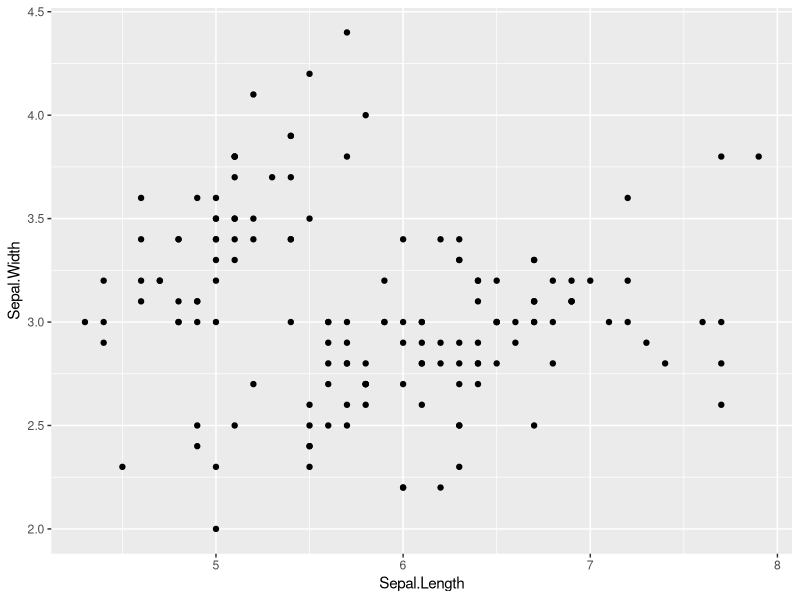
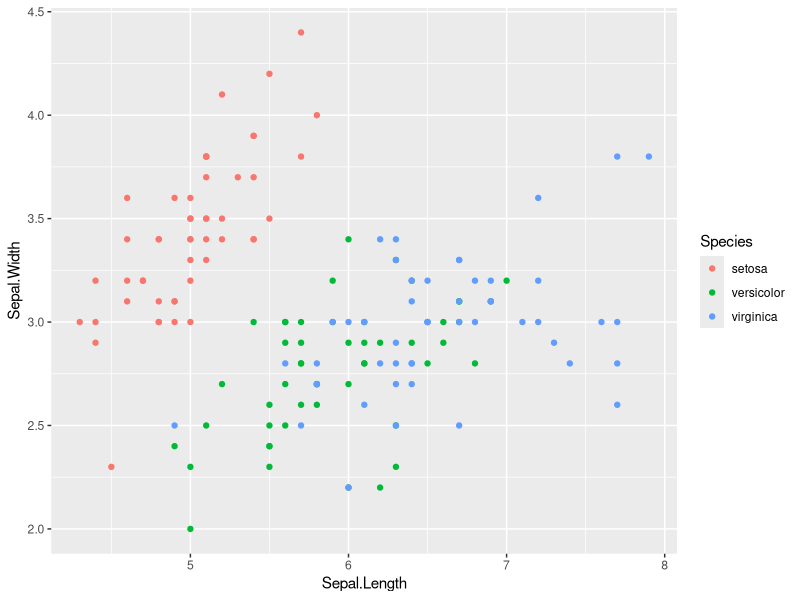
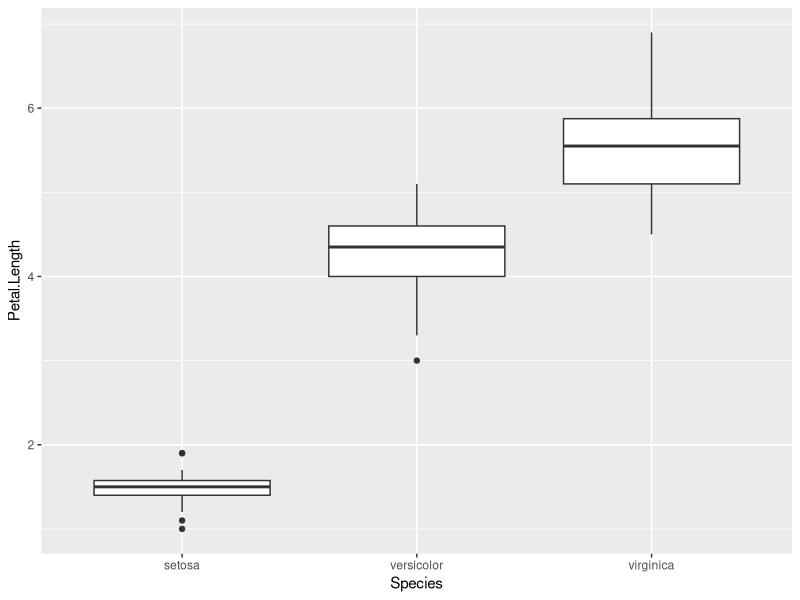
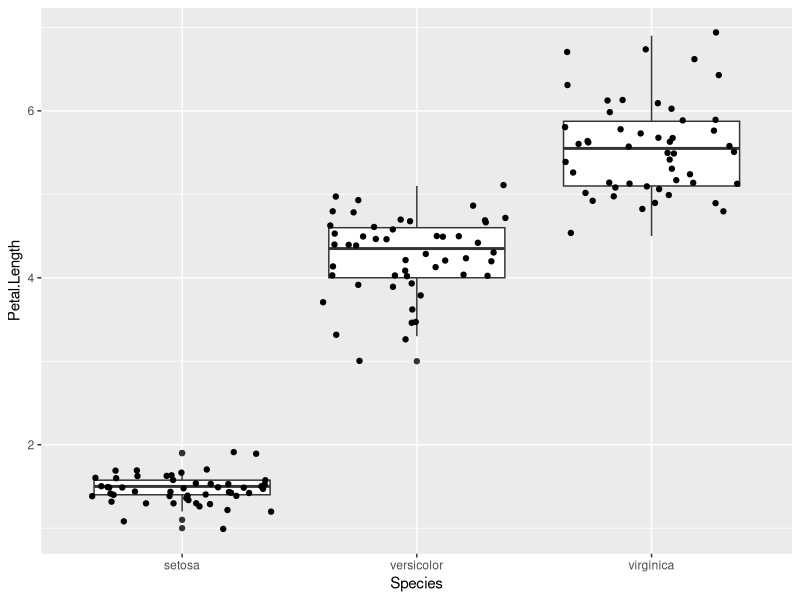
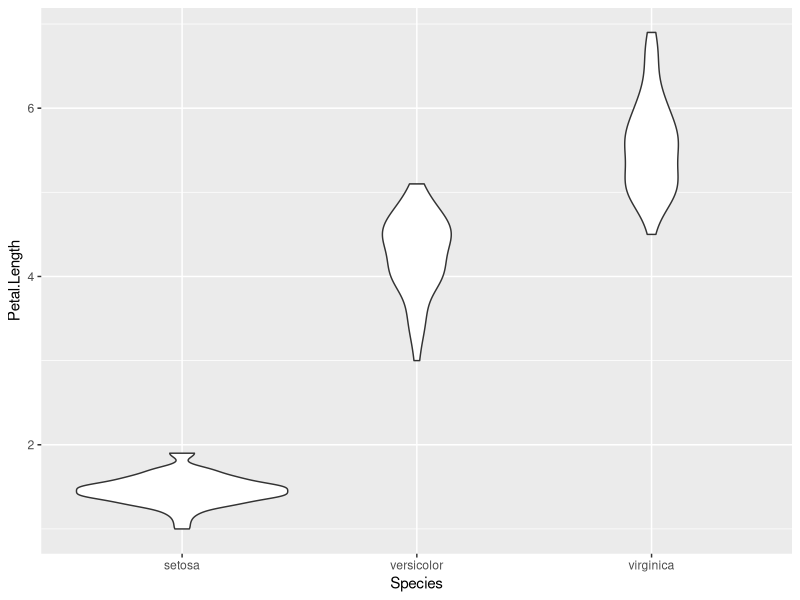
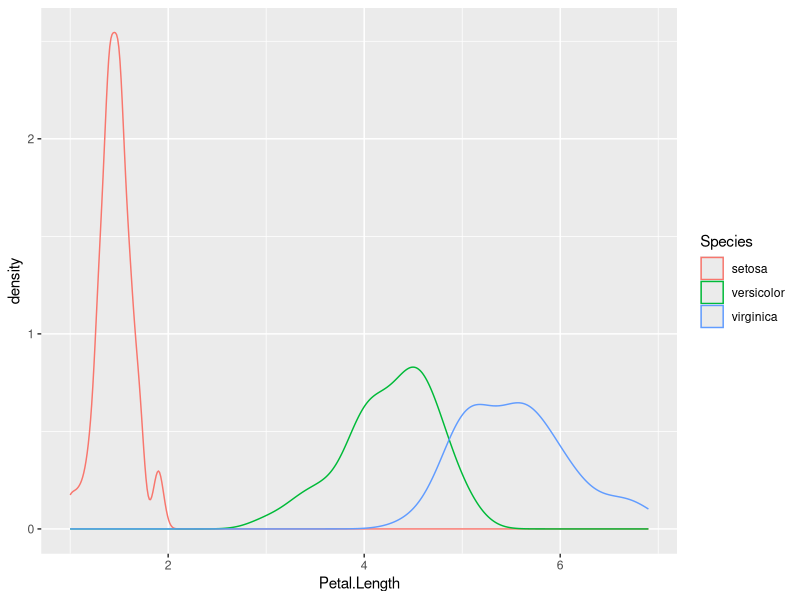
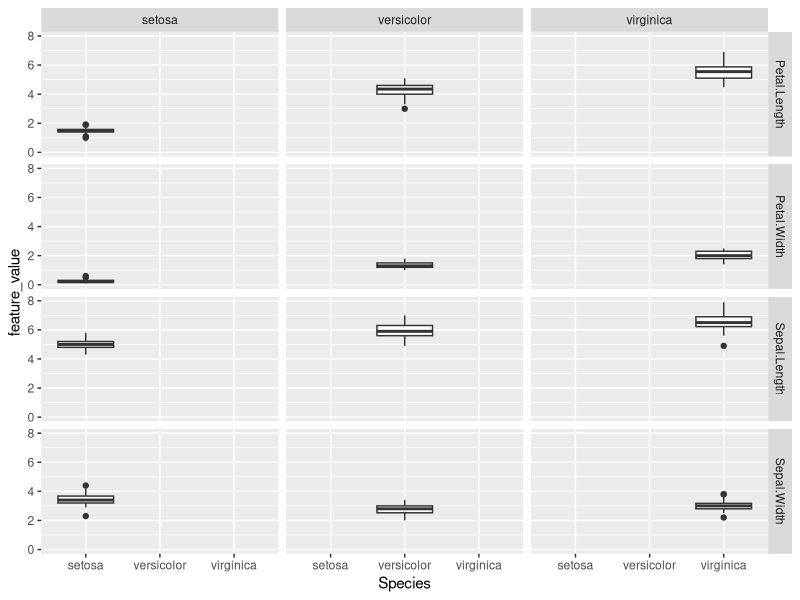
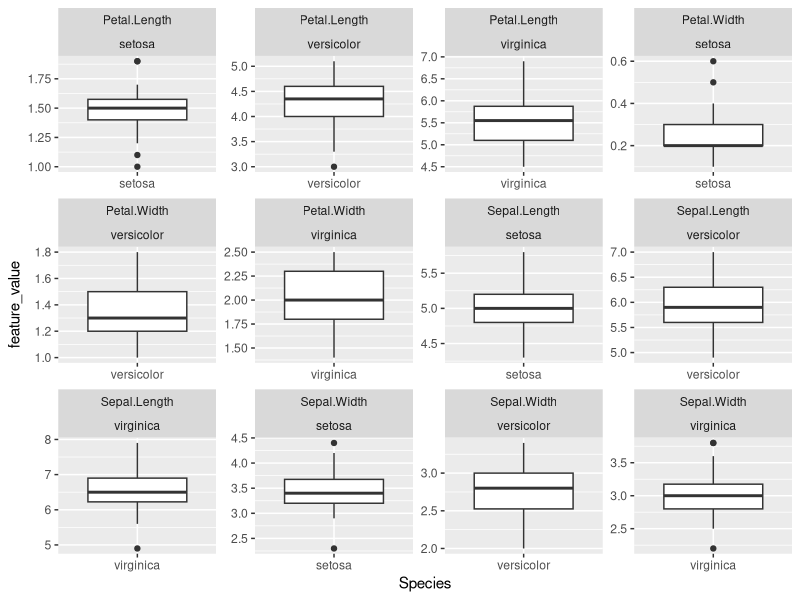

Write the R code that produced these figures, in order.
## ---- chunk 1
knitr::opts_chunk$set(echo = TRUE, warning=FALSE, message=FALSE, cache=TRUE)
## ---- chunk 2
str(iris)
summary(iris)
## ---- chunk 3
library(ggplot2)

# Make scatter plot of Sepal.Length and Sepal.Width
p.scatter <- ggplot(iris) + geom_point(aes(x=Sepal.Length, y=Sepal.Width))
p.scatter

# One piece of information missing in the plots above is what species each plant is
p.scatter <- ggplot(iris) + geom_point(aes(x=Sepal.Length, y=Sepal.Width, color=Species))
p.scatter

# Boxplot to explore numeric variable
p.box <- ggplot(iris) + geom_boxplot(aes(x=Species, y=Petal.Length))
p.box

# One way we can extend this plot is adding a layer of individual points on top of it
p.box.jitter <- p.box + geom_jitter(aes(x=Species, y=Petal.Length))
p.box.jitter

# A violin plot combines the benefits of the previous two plots and simplifies them
# Denser regions of the data are fatter, and sparser thiner in a violin plot
p.violin <- ggplot(iris) + geom_violin(aes(x=Species, y=Petal.Length))
p.violin

# A final plot useful for looking at univariate relations is the kdeplot,
p.density <- ggplot(iris) + geom_density(aes(x=Petal.Length, colour=Species)) 
p.density
## ---- chunk 4
library(tidyr)
library(dplyr)
# 将数据变为tidy的
tidy_iris <- iris %>% 
  gather(feature_name, feature_value, one_of(c("Sepal.Length", "Sepal.Width", "Petal.Length", "Petal.Width")))

p.box.facet <- ggplot(tidy_iris) + geom_boxplot(aes(x=Species, y=feature_value)) + facet_grid(feature_name~Species)
p.box.facet
## ---- chunk 5
p.box.facet <- ggplot(tidy_iris) + geom_boxplot(aes(x=Species, y=feature_value)) + facet_wrap(~feature_name+Species, scales="free")
p.box.facet
## ---- chunk 6
library(grid)
# Show bivariate scatter plot and univariate histogram
p.hist.len <- ggplot(iris) + geom_histogram(aes(x=Sepal.Length))
p.hist.wid <- ggplot(iris) + geom_histogram(aes(x=Sepal.Width)) + coord_flip()
grid.newpage()
pushViewport(viewport(layout = grid.layout(3, 3)))
print(p.scatter, vp=viewport(layout.pos.row=2:3, layout.pos.col=1:2))
print(p.hist.len, vp=viewport(layout.pos.row=1, layout.pos.col=1:2))
print(p.hist.wid, vp=viewport(layout.pos.row=2:3, layout.pos.col=3))
## ---- chunk 7
library(GGally)
# Another useful seaborn plot is the pairplot, which shows the bivariate relation
# between each pair of features
# 
# From the pairplot, we'll see that the Iris-setosa species is separataed from the other
# two across all feature combinations

ggpairs(iris, aes(colour=Species), alpha=0.4) # R could be better!!
## ---- chunk 8
# Parallel coordinate graph & Andrews Curve
# 修改自：http://cos.name/2009/03/parallel-coordinates-and-andrews-curve/
# 轮廓图的思想非常简单、直观，它是在横坐标上取n个点，依次表示各个指标(即变量)；横坐标上则对应各个指标的值(或者经过标准化变换后的值)，然后将每一组数据对应的点依次连接即可
# 调和曲线图的思想和傅立叶变换十分相似：
# 根据三角变换方法将 n 维空间的点映射到二维平面上的曲线上，其中x取值范围为[-pi,pi]。

# Another multivariate visualization technique pandas has is parallel_coordinates
# Parallel coordinates plots each feature on a separate column & then draws lines
# connecting the features for each data sample

p.paral <- ggplot(cbind(iris %>% gather(feature_name, feature_value, one_of(c("Sepal.Length", "Sepal.Width", "Petal.Length", "Petal.Width"))), id=1:nrow(iris))) + geom_line(aes(x=feature_name, y=feature_value, group=id, colour=Species))
p.paral
## ---- chunk 9
# One cool more sophisticated technique pandas has available is called Andrews Curves
# Andrews Curves involve using attributes of samples as coefficients for Fourier series
# and then plotting these
andrews_curve <- function(data, x_col, y_col, step=pi/30){
  x = as.matrix(data[, x_col])
  t = seq(-pi, pi, pi/30)
  m = nrow(x)
  n = ncol(x)
  f = matrix(0, m, length(t))
  for(i in 1:m) {
    f[i,] = x[i,1]/sqrt(2)
    for(j in 2:n) {
      if (j%%2 == 0)
        f[i, ] = f[i, ] + x[i, j] * sin(j/2 * t)
      else f[i, ] = f[i, ] + x[i, j] * cos(j%/%2 * t)
    }
  }
  colnames(f) <- t
  label <- data[, y_col]
  id <- c(1:nrow(f))
  res <- cbind(as.data.frame(f), label, id)  %>%
    gather(x, y, -label, -id, convert = TRUE)
}

iris.andrew <- andrews_curve(iris, x_col=c("Sepal.Length", "Sepal.Width", "Petal.Length", "Petal.Width"), y_col="Species")
p.andrew <- ggplot(iris.andrew) + geom_line(aes(x, y, group=id, color=label))
p.andrew
## ---- chunk 10
# A final multivariate visualization technique pandas has is radviz
# Which puts each feature as a point on a 2D plane, and then simulates
# having each sample attached to those points through a spring weighted
# by the relative value for that feature

# 暂时没能力实现

## ---- chunk 11
group_iris <- iris %>% group_by(Species) %>% dplyr::summarise(avg_sepal_length=mean(Sepal.Length))
str(group_iris)
p <- ggplot(group_iris) + geom_bar(aes(x=Species, weight=avg_sepal_length, fill=Species))
p
p + scale_fill_manual(
  values = c("skyblue", "royalblue", "navy"), # mannual类scale特有的选项，指定图形属性的取值范围
  limits = c("setosa", "versicolor", "virginica"), # 数据的取值范围
  breaks = c("setosa", "versicolor", "virginica"), # 图例和轴要显示的分段点
  name = "Species",  # 图例和轴使用的名称
  labels = c("set", "ver", "vir")  # 图例使用的标签
)
